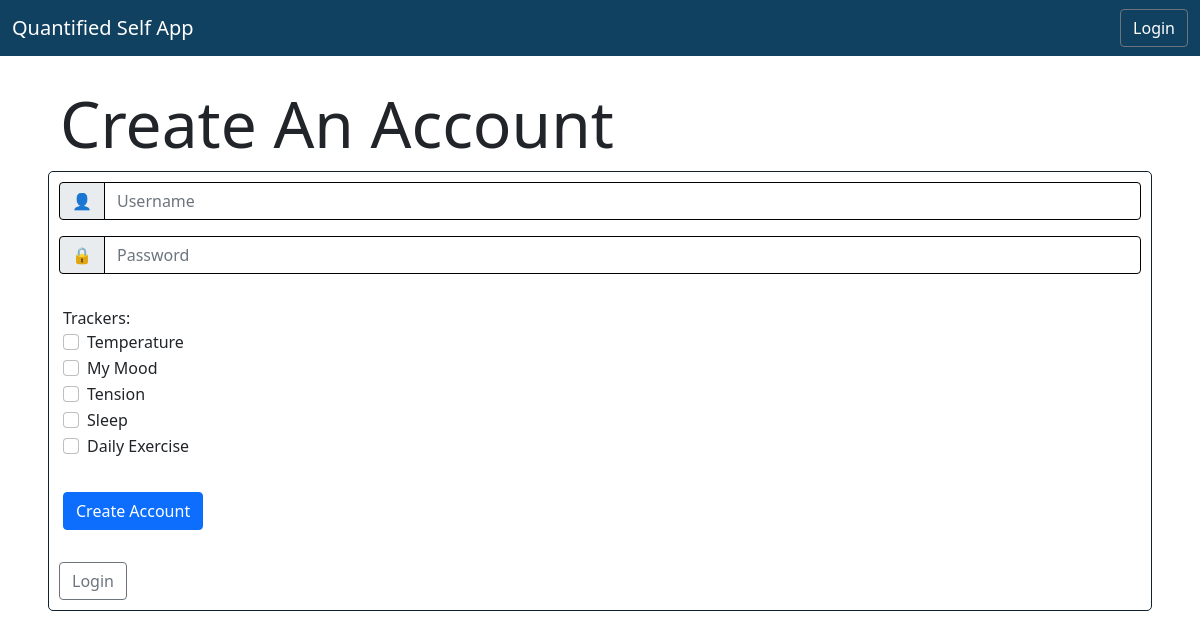
The page /user/create on the database its author committed.
### models.py (models this page shows)
class Trackers_Model(db.Model):
  __tablename__ = "Trackers"
  tracker_id = db.Column(db.Integer, autoincrement=True, primary_key=True)
  tracker_name = db.Column(db.String, nullable=False, unique=True)
  tracker_type = db.Column(db.String, nullable=False)
  tracker_desc = db.Column(db.String)

### app/userviews.py (the view, shortened to what this page needs)
@app.route("/user/create", methods=['GET', 'POST'])
def user_create():
    if request.method == 'GET':
        tra = Trackers_Model.query.all()
        return render_template("user_create.html", trackers=tra)

### templates/user_create.html (shortened to what this page needs)
<!DOCTYPE html>
<html lang="en">
<head>
  <link rel="stylesheet" href="/css/bootstrap.css">
  <link rel="stylesheet" href="/css/bootstrap-grid.css" />
</head>
<body>
  <nav class="navbar navbar-dark" style="background-color: #104161">
    <div class="container-fluid">
      <a class="navbar-brand">Quantified Self App</a>
      <a class="btn btn-outline-secondary" role="button" href="/" style="color: white;" >Login</a>
    </div>
  </nav>
  <div class="container-md" style="padding: 30px;">
    <div class="row justify-content-center">
      <h1 class="display-3">Create An Account</h1>
      <div class="col-md" style="border: 1px solid #10222E; border-radius: 5px; padding: 10px;">
        <form action="/user/create" method="POST" id="user-create-form">
          <div class="row">
            <div class="input-group mb-3">
              <span class="input-group-text" id="basic-addon1" style="border: 1px solid black; border-collapse: collapse;">👤</span>
              <input type="text" class="form-control" id="createUsername" name="createUsername" style="border: 1px solid black;" placeholder="Username" required>
            </div>
            <div class="input-group mb-3">
              <span class="input-group-text" id="basic-addon1" style="border: 1px solid black; border-collapse: collapse;">🔒</span>
              <input type="password" class="form-control" id="createPassword" name="createPassword" style="border: 1px solid black;" placeholder="Password" required>
            </div>
            <div class="p-3">
              Trackers:
              {% for tracker in trackers %}
              <div class="form-check">
                <input class="form-check-input" name = "trackers" type="checkbox" value={{tracker.tracker_id}} id="flexCheckDefault">
                <label class="form-check-label" for="flexCheckDefault">
                  {{tracker.tracker_name}}
                </label>
              </div>
            {% endfor %}
            </div>
            <div class="p-3">
              <div class="col-auto">
                <input type="submit" class="btn btn-primary mb-3" value="Create Account">
              </div>
            </div>
          </div>
          <a class="btn btn-outline-secondary" role="button" href="/" >Login</a>
        </form>
      </div>
    </div>
  </div>
</body>
</html>

### rows shown on the page
Trackers_Model: tracker_name "Temperature"
Trackers_Model: tracker_name "My Mood"
Trackers_Model: tracker_name "Tension"
Trackers_Model: tracker_name "Sleep"
Trackers_Model: tracker_name "Daily Exercise"
